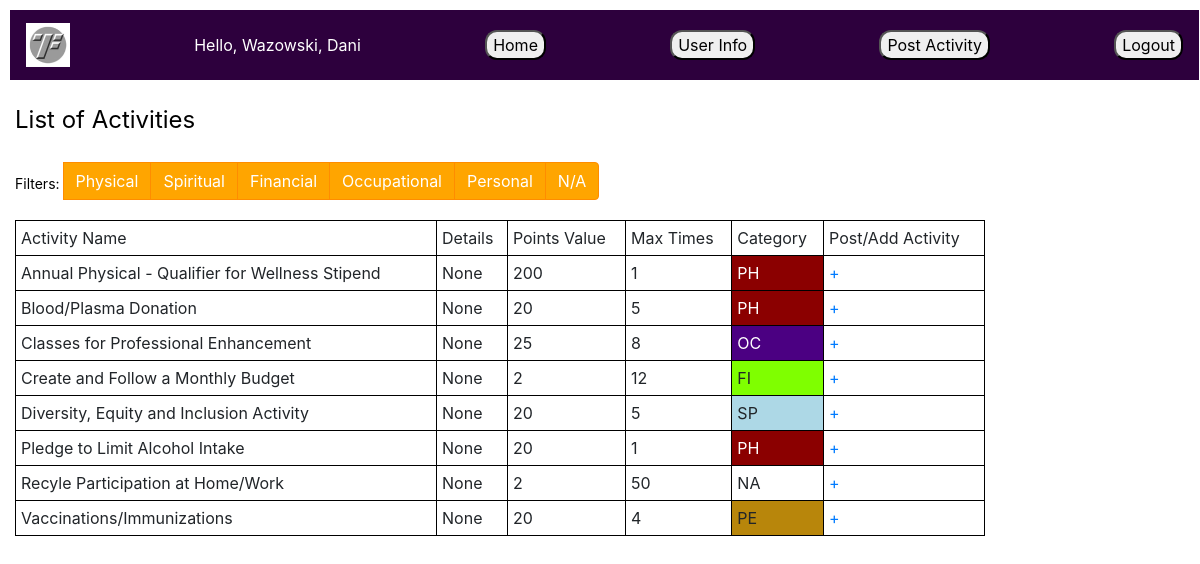
The page /wellness/post (signed in) on the database its author committed.
### wellness/models.py (models this page shows, shortened)
class Activity(models.Model):
    PHYSICAL = 'PH'
    SPIRITUAL = 'SP'
    FINANCIAL = 'FI'
    OCCUPATIONAL = 'OC'
    PERSONAL = 'PE'
    NA = 'NA'
    GROUP_CHOICES = [
        (PHYSICAL, 'Physical'),
        (SPIRITUAL, 'Spiritual'),
        (FINANCIAL, 'Financial'),
        (OCCUPATIONAL, 'Occupational'),
        (PERSONAL, 'Personal'),
        (NA, 'NA'),
    ]
    DAY = 'DAY'
    MONTH = 'MTH'
    YEAR = 'YER'
    DUNNO = 'IDK'
    FREQ_CHOICES = [
        (DAY, 'Day'),
        (MONTH, 'Month'),
        (YEAR, 'Year'),
        (DUNNO, 'Choose')
    ]
    name = models.TextField(max_length=100, blank=True)
    details = models.TextField(max_length=200, blank=True,null=True)
    group = models.CharField(max_length= 2, choices= GROUP_CHOICES, default= NA)
    max_complete = models.SmallIntegerField()
    value = models.IntegerField()
    max_points = models.IntegerField()
    frequency = models.SmallIntegerField()
    time_freq = models.CharField(max_length= 3, choices= FREQ_CHOICES, default= DUNNO)

### wellness/views.py (the view)
# urls.py: path('post', views.post, name='post'),
def post(request):
    home_user = request.user.profile
    num_activities = Activity.objects.count()
    AllActivites = Activity.objects.all()
    context = {
        'huser': home_user,
        'Lname' : home_user.user.last_name,
        'Fname': home_user.user.first_name,
        'allactivites': AllActivites,
    }
    return render(request, 'post.html', context=context)

### templates/post.html (shortened to what this page needs)
{% extends "base_generic.html" %}
{% block content %}
{% load static %}
<link rel="stylesheet" href="{% static 'postingcolors.css' %}">
    {%  if allactivites %}
    <table style="width:100%">
    <caption> List of Activities</caption> <caption style=font-size:14px >
        Filters:
        <div class="btn-group" role="group" aria-label="Basic radio toggle button group">
            <label class="btn btn-primary" for="PH">Physical</label>
            <label class="btn btn-primary" for="PH">Spiritual</label>
            <label class="btn btn-primary" for="PH">Financial</label>
            <label class="btn btn-primary btn-check" for="OC">Occupational</label>
            <label class="btn btn-primary" for="PH">Personal</label>
            <label class="btn btn-primary" for="PH">N/A</label>
        </div>
    </caption>
    <tr>
        <td>Activity Name</td>
        <td>Details</td>
        <td>Points Value</td>
        <td>Max Times</td>
        <td>Category</td>
        <td>Post/Add Activity</td>
    </tr>
        {%  for activity in allactivites %}
        <tr>
            <td>{{ activity.name }} </td>
            <td>{{ activity.details }} </td>
            <td>{{ activity.value }} </td>
            <td>{{ activity.max_complete }} </td>
            <td class="{{ activity.group }}">{{ activity.group }} </td>
                <td scope="row"> <a href="{% url 'postact' activity.id %}"> +</a> </td>
        </tr>
        {% endfor %}
    </table>
    {%  else %}
    <p> No Activities</p>
    {% endif %}
{% endblock %}

### templates/base_generic.html (shortened to what this page needs)
<!DOCTYPE html>
<html lang="en">
<head>
{% load static %}
  {% block title %}<title>Wellness</title>
  <link rel="stylesheet" href="https://cdn.jsdelivr.net/npm/bootstrap@4.5.3/dist/css/bootstrap.min.css">
  {% load static %}
  <link rel="stylesheet" href="{% static 'style.css' %}">
</head>
<body>
      <nav class="navbar navbar-light" style="background-color: #2d003d; margin: 10px 1px 10px 10px">
        <a class="navbar-brand mx-0" href=""><img src="{% static 'images/smolftlogo.png' %}" alt="FT Logo"></a>
          <div class="d-inline-block">
          <span class="navbar-text" style="color: #ffffff">
        Hello, {{ Lname }}, {{ Fname }}
         </span>
          </div>
          <div class="d-inline-block">
              <a href=" {% url 'index' %}" type="button">
                  <button style="border-radius: 12px">Home</button>
              </a>
          </div>
          <div class="d-inline-block">
          <a href=" {% url 'userinfo' %}" type="button">
              <button style="border-radius: 12px">User Info</button>
          </a>
          </div>
          <div class="d-inline-block">
              <a href=" {% url 'post' %}" type="button">
                  <button style="border-radius: 12px">Post Activity</button>
              </a>
          </div>
          <a href=" {% url 'login' %}" type="button">
            <button style="border-radius: 12px">Logout</button>
          </a>
      </nav>
</body>
 {% endblock %}
<div class="col-sm-10 ">{% block content %} <p>aa</p> {% endblock %}</div>
</html>

### wellness/static/style.css (style rules this page uses)
.mx-0 { margin-left: 0; }

### wellness/static/postingcolors.css (style rules this page uses)
.PH { background-color: darkred; color: white; }
.SP { background-color: lightblue; }
.FI { background-color: chartreuse; }
.OC { background-color: indigo; color: white; }
.PE { background-color: darkgoldenrod; }
.btn { color: white; background-color: orange; border-color: darkOrange; }
table, th, td { border: 1px solid black; border-collapse: collapse; }
td { padding: 5px; }
caption { caption-side: top; color: black; font-size:24px; }

### rows shown on the page
Activity: name "Annual Physical - Qualifier for Wellness Stipend", details "None", value "200", max_complete "1", group "PH"
Activity: name "Blood/Plasma Donation", details "None", value "20", max_complete "5", group "PH"
Activity: name "Classes for Professional Enhancement", details "None", value "25", max_complete "8", group "OC"
Activity: name "Create and Follow a Monthly Budget", details "None", value "2", max_complete "12", group "FI"
Activity: name "Diversity, Equity and Inclusion Activity", details "None", value "20", max_complete "5", group "SP"
Activity: name "Pledge to Limit Alcohol Intake", details "None", value "20", max_complete "1", group "PH"
Activity: name "Recyle Participation at Home/Work", details "None", value "2", max_complete "50", group "NA"
Activity: name "Vaccinations/Immunizations", details "None", value "20", max_complete "4", group "PE"

### other values the page prints
{{ Lname }} "Wazowski"
{{ Fname }} "Dani"
